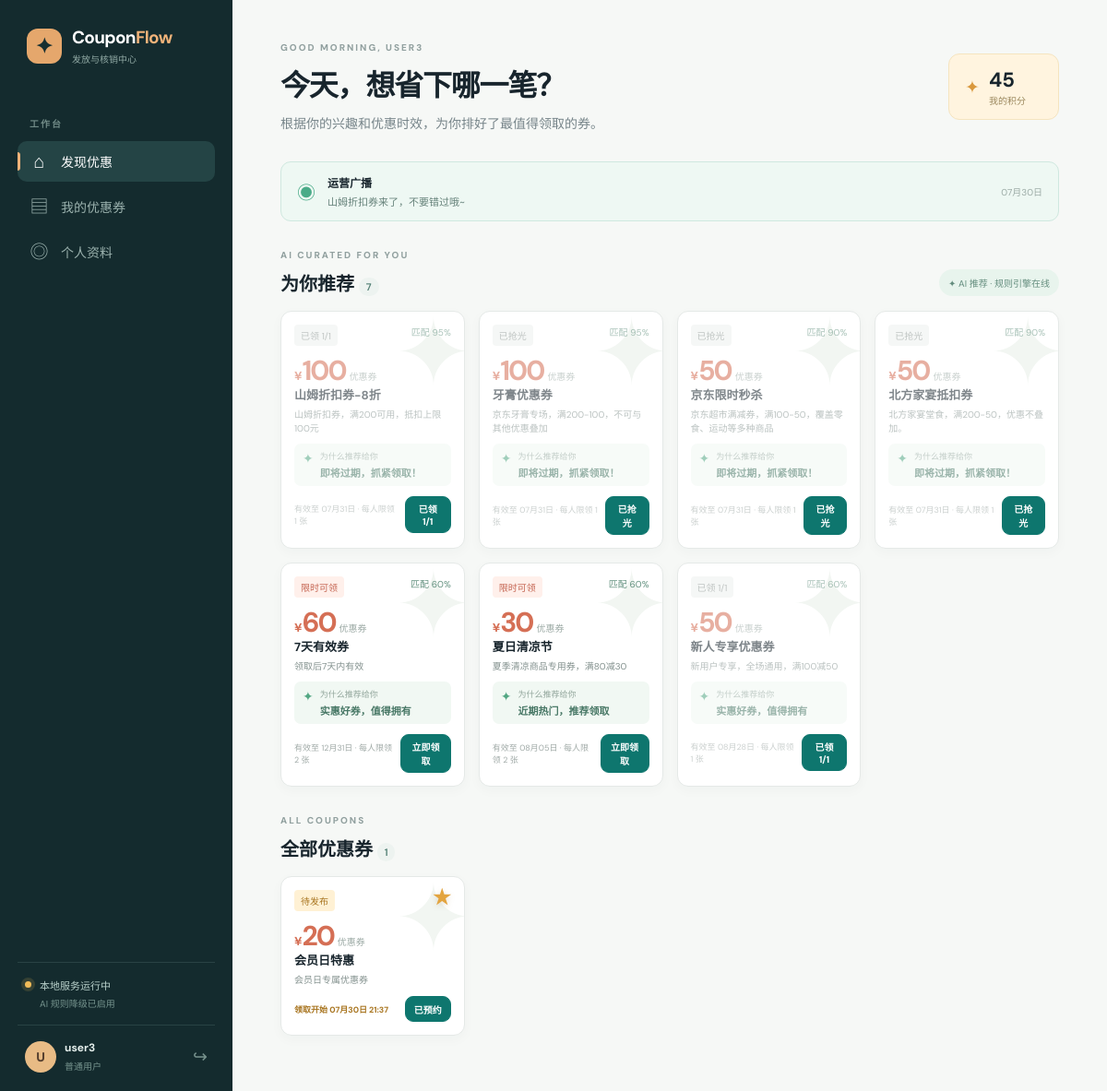
The app's page /user/dashboard (signed in) with its own data.
### api/app/models/user.py (models this page shows, shortened)
class User(UserMixin, db.Model):
    __tablename__ = "users"
    id = db.Column(db.Integer, primary_key=True)
    username = db.Column(db.String(80), unique=True, nullable=False, index=True)
    password_hash = db.Column(db.String(256), nullable=False)
    role = db.Column(db.String(20), nullable=False, default="user")
    phone = db.Column(db.String(20), default="")
    age = db.Column(db.Integer, nullable=True)
    gender = db.Column(db.String(10), default="")
    hobbies = db.Column(db.String(200), default="")
    occupation = db.Column(db.String(100), default="")
    points = db.Column(db.Integer, default=0)
    last_login = db.Column(db.DateTime, default=datetime.now)
    created_at = db.Column(db.DateTime, default=datetime.now)
    coupons = db.relationship(
        "Coupon", backref="owner", lazy="dynamic", foreign_keys="Coupon.user_id"
    )
    campaign_reservations = db.relationship(
        "CampaignReservation",
        back_populates="user",
        lazy="dynamic",
        cascade="all, delete-orphan",
    )
    @property
    def password(self):
        raise AttributeError("password is not readable")

### api/app/models/notification.py (models this page shows, shortened)
class Notification(db.Model):
    __tablename__ = "notifications"
    id = db.Column(db.Integer, primary_key=True)
    message = db.Column(db.Text, nullable=False)
    target_type = db.Column(db.String(20), nullable=False, default="all")
    target_users = db.Column(db.Text, default="")
    campaign_id = db.Column(db.Integer, db.ForeignKey("campaigns.id"), nullable=True)
    created_by = db.Column(db.Integer, db.ForeignKey("users.id"), nullable=False)
    created_at = db.Column(db.DateTime, default=datetime.now)
    creator = db.relationship("User", backref="notifications_sent", foreign_keys=[created_by])

### api/app/models/campaign.py (models this page shows, shortened)
class Campaign(db.Model):
    __tablename__ = "campaigns"
    id = db.Column(db.Integer, primary_key=True)
    name = db.Column(db.String(200), nullable=False)
    amount = db.Column(db.Float, nullable=False, default=0.0)
    stock = db.Column(db.Integer, nullable=False, default=0)
    initial_stock = db.Column(db.Integer, nullable=False, default=0)
    start_date = db.Column(db.DateTime, nullable=False)
    end_date = db.Column(db.DateTime, nullable=False)
    per_user_limit = db.Column(db.Integer, nullable=False, default=1)
    description = db.Column(db.Text, default="")
    status = db.Column(db.String(20), nullable=False, default="draft")
    is_scheduled = db.Column(db.Boolean, default=False)
    scheduled_time = db.Column(db.DateTime, nullable=True)
    coupon_validity_days = db.Column(db.Integer, nullable=True)
    created_by = db.Column(db.Integer, db.ForeignKey("users.id"), nullable=False)
    created_at = db.Column(db.DateTime, default=datetime.now)
    creator = db.relationship("User", backref="campaigns_created", foreign_keys=[created_by])
    coupons = db.relationship("Coupon", backref="campaign", lazy="dynamic")
    reservations = db.relationship(
        "CampaignReservation",
        back_populates="campaign",
        lazy="dynamic",
        cascade="all, delete-orphan",
    )
    def release_time(self):
        if not self.is_scheduled:
            return None
        candidates = [
            value for value in (self.scheduled_time, self.start_date) if value is not None
        ]
        return max(candidates) if candidates else None
    def is_pending_release_at(self, now=None):
        now = now or datetime.now()
        release_time = self.release_time()
        return (
            self.status == "active"
            and self.is_scheduled
            and release_time is not None
            and now < release_time <= self.end_date
        )

### api/app/routes/user.py (the view)
@user_bp.route("/dashboard")
def dashboard():
    now = datetime.now()
    visible_campaigns = CouponService.list_user_visible_campaigns(now)
    user_claimed_map = CouponService.claimed_counts(
        current_user.id,
        visible_campaigns,
    )
    reserved_campaign_ids = ReservationService.campaign_ids_for_user(current_user.id)
    recommendations = ai_gateway.recommend_coupons(current_user, visible_campaigns)
    recommended_ids = {
        recommendation["campaign"].id for recommendation in recommendations
    }
    for campaign in visible_campaigns:
        if campaign.id not in recommended_ids:
            recommendations.append(
                {
                    "campaign": campaign,
                    "reason": "即将开始，先预约收藏" if campaign.is_pending_release_at(now) else "为您精选推荐",
                    "score": 0.5,
                }
            )
    for recommendation in recommendations:
        campaign = recommendation["campaign"]
        campaign_id = campaign.id
        recommendation["is_maxed"] = (
            user_claimed_map.get(campaign_id, 0) >= campaign.per_user_limit
        )
        recommendation["user_claimed"] = user_claimed_map.get(campaign_id, 0)
        recommendation["is_pending"] = campaign.is_pending_release_at(now)
        recommendation["is_reserved"] = campaign_id in reserved_campaign_ids
    ai_picks = [item for item in recommendations if item["score"] >= 0.6]
    ai_pick_ids = {item["campaign"].id for item in ai_picks}
    other_campaigns = [
        item for item in recommendations if item["campaign"].id not in ai_pick_ids
    ]
    return render_template(
        "user/dashboard.html",
        ai_picks=ai_picks,
        other_campaigns=other_campaigns,
        broadcasts=NotificationService.visible_for_user(current_user.id),
        near_expiry=CouponService.near_expiry(current_user.id, now),
        now=now,
    )

### ai/contracts.py (called while the page is built)
    def to_dict(self) -> dict[str, Any]:
        return {
            "campaign_id": self.campaign_id,
            "reason": self.reason,
            "score": self.score,
        }

### ai/providers/bedrock.py (called while the page is built)
    @property
    def available(self) -> bool:
        if self.config.mock_mode:
            return False
        return bool(self.config.bearer_token or self._runtime_client is not None)

    @property
    def status(self) -> Mapping[str, Any]:
        if self.config.mock_mode:
            mode, label = "fallback", "规则引擎降级"
        elif self.config.bearer_token:
            mode, label = "bedrock_api", "Bedrock API"
        elif self._runtime_client is not None:
            mode, label = "bedrock_sdk", "Bedrock SDK"
        else:
            mode, label = "fallback", "规则引擎降级"
        return {
            "mode": mode,
            "label": label,
            "connected": self.available,
            "model": self.config.model_id,
            "region": self.config.region,
        }

### ai/service.py (called while the page is built)
    @property
    def status(self) -> dict[str, Any]:
        return dict(self.provider.status)

    def recommend_coupons(
        self,
        user_profile: UserProfile | Mapping[str, Any],
        campaigns: Sequence[Campaign | Mapping[str, Any]],
    ) -> list[dict[str, Any]]:
        return [
            item.to_dict()
            for item in self._recommendations.recommend(user_profile, campaigns)
        ]

### ai/services/recommendation.py (called while the page is built, shortened)
    def recommend(
        self,
        user_profile: UserProfile | Mapping[str, Any],
        campaigns: Sequence[Campaign | Mapping[str, Any]],
    ) -> list[Recommendation]:
        user = (
            user_profile
            if isinstance(user_profile, UserProfile)
            else UserProfile.from_mapping(user_profile)
        )
        campaign_list = [
            item if isinstance(item, Campaign) else Campaign.from_mapping(item)
            for item in campaigns
        ]
        if not campaign_list:
            return []
        if not self.provider.available:
            return recommend_by_rules(user, campaign_list)

### api/app/__init__.py (called while the page is built)
@login_manager.user_loader
def load_user(user_id):
    from api.app.models import User
    return db.session.get(User, int(user_id))

### api/app/repositories/coupon_repository.py (called while the page is built)
    @staticmethod
    def list_claimed_for_user(user_id):
        return Coupon.query.filter_by(user_id=user_id, status="claimed").all()

### api/app/repositories/notification_repository.py (called while the page is built)
    @staticmethod
    def recent_candidates(limit=100):
        return (
            Notification.query.order_by(Notification.created_at.desc())
            .limit(limit)
            .all()
        )

### ui/templates/user/dashboard.html (shortened to what this page needs)
{% extends 'base.html' %}
{% macro offer_card(rec, show_score=false) -%}
{% set c = rec.campaign %}
{% set is_maxed = rec.is_maxed %}
{% set user_claimed = rec.user_claimed %}
{% set is_gone = (c.stock == 0) %}
{% set is_pending = rec.is_pending %}
{% set is_reserved = rec.is_reserved %}
<article class="offer-card{{ ' offer-exhausted' if is_maxed or is_gone else '' }}{{ ' has-reservation' if is_reserved else '' }}">
  {% if is_reserved %}<span class="reservation-bookmark" title="已收藏" aria-label="已收藏">★</span>{% endif %}
  <div class="offer-top">
    {% if is_pending %}<span class="offer-tag pending-badge">待发布</span>
    {% elif is_maxed %}<span class="offer-tag maxed-badge">已领 {{ user_claimed }}/{{ c.per_user_limit }}</span>
    {% elif is_gone %}<span class="offer-tag maxed-badge">已抢光</span>
    {% elif c.stock <= 5 %}<span class="offer-tag">仅剩 {{ c.stock }} 张</span>
    {% else %}<span class="offer-tag">限时可领</span>{% endif %}
    {% if show_score %}<span class="offer-score">匹配 {{ '%.0f'|format(rec.score * 100) }}%</span>{% endif %}
  </div>
  <div class="offer-amount"><small>¥</small><strong>{{ '%.0f'|format(c.amount) }}</strong><span>优惠券</span></div>
  <h3>{{ c.name }}</h3>
  <p>{{ c.description }}</p>
  {% if show_score %}<div class="ai-reason"><span>✦</span><div><small>为什么推荐给你</small><strong>{{ rec.reason }}</strong></div></div>{% endif %}
  <div class="offer-footer">
    {% if is_pending %}<span class="pending-start">领取开始 {{ c.release_time().strftime('%m月%d日 %H:%M') }}</span>
    {% else %}<span>有效至 {{ c.end_date.strftime('%m月%d日') }} · 每人限领 {{ c.per_user_limit }} 张</span>{% endif %}
    <button class="button button-primary claim-button"
            data-campaign-id="{{ c.id }}"
            data-pending="{{ 'true' if is_pending else 'false' }}"
            data-start-time="{{ c.release_time().strftime('%m月%d日 %H:%M') if is_pending else '' }}"
            {% if is_pending and is_reserved %}disabled{% endif %}>
      {% if is_pending and is_reserved %}已预约{% elif is_maxed %}已领 {{ user_claimed }}/{{ c.per_user_limit }}{% elif is_gone %}已抢光{% else %}立即领取{% endif %}
    </button>
  </div>
</article>
{%- endmacro %}
{% block content %}
<header class="page-top user-welcome">
  <div><p class="kicker">GOOD MORNING, {{ current_user.username|upper }}</p><h1>今天，想省下哪一笔？</h1><p>根据你的兴趣和优惠时效，为你排好了最值得领取的券。</p></div>
  <div class="points-badge"><span>✦</span><strong>{{ current_user.points }}</strong><small>我的积分</small></div>
</header>
{% if broadcasts %}<section class="broadcast-strip"><span>◉</span><div><strong>运营广播</strong><p>{{ broadcasts[0].message }}</p></div><small>{{ broadcasts[0].created_at.strftime('%m月%d日') }}</small></section>{% endif %}
{% if ai_picks %}
<div class="section-bar"><div><p class="kicker">AI CURATED FOR YOU</p><h2>为你推荐 <span class="count-chip">{{ ai_picks|length }}</span></h2></div><span class="ai-label">✦ AI 推荐 · {% if ai_status.connected %}{{ ai_status.label }}{% else %}规则引擎在线{% endif %}</span></div>
<section class="coupon-grid user-coupon-grid">{% for rec in ai_picks %}{{ offer_card(rec, true) }}{% endfor %}</section>
{% endif %}
{% if other_campaigns %}
<div class="section-bar"><div><p class="kicker">ALL COUPONS</p><h2>全部优惠券 <span class="count-chip">{{ other_campaigns|length }}</span></h2></div></div>
<section class="coupon-grid user-coupon-grid">{% for rec in other_campaigns %}{{ offer_card(rec) }}{% endfor %}</section>
{% endif %}
{% endblock %}

### ui/templates/base.html (shortened to what this page needs)
<!doctype html>
<html lang="zh-CN">
<head>
  <link rel="stylesheet" href="{{ url_for('static', filename='css/style.css') }}">
</head>
<body>
  <div class="app-shell">
    <aside class="sidebar">
      <a class="brand" href="{{ url_for('auth.index') }}">
        <span class="brand-mark">✦</span>
        <span><strong>Coupon<span>Flow</span></strong><small>发放与核销中心</small></span>
      </a>
      {% if current_user.is_authenticated %}
      <div class="side-label">工作台</div>
      <nav class="side-nav">
        {% if current_user.role == 'operator' %}
          <a href="{{ url_for('operator.dashboard') }}" class="{% if request.endpoint == 'operator.dashboard' %}active{% endif %}"><span>▦</span>活动总览</a>
          <a href="{{ url_for('operator.risk_logs') }}" class="{% if request.endpoint == 'operator.risk_logs' %}active{% endif %}"><span>⌁</span>风控审核{% if pending_risks is defined and pending_risks %}<b class="nav-badge">{{ pending_risks }}</b>{% endif %}</a>
          <a href="{{ url_for('operator.notifications') }}" class="{% if request.endpoint == 'operator.notifications' %}active{% endif %}"><span>◌</span>广播通知</a>
        {% elif current_user.role == 'user' %}
          <a href="{{ url_for('user_bp.dashboard') }}" class="{% if request.endpoint == 'user_bp.dashboard' %}active{% endif %}"><span>⌂</span>发现优惠</a>
          <a href="{{ url_for('user_bp.my_coupons') }}" class="{% if request.endpoint == 'user_bp.my_coupons' %}active{% endif %}"><span>▤</span>我的优惠券</a>
          <a href="{{ url_for('user_bp.profile') }}" class="{% if request.endpoint == 'user_bp.profile' %}active{% endif %}"><span>◎</span>个人资料</a>
        {% elif current_user.role == 'verifier' %}
          <a href="{{ url_for('verifier.dashboard') }}" class="{% if request.endpoint == 'verifier.dashboard' %}active{% endif %}"><span>⌕</span>现场核销</a>
          <a href="{{ url_for('verifier.history') }}" class="{% if request.endpoint == 'verifier.history' %}active{% endif %}"><span>◷</span>核销记录</a>
        {% elif current_user.role == 'admin' %}
          <a href="{{ url_for('admin_bp.dashboard') }}" class="{% if request.endpoint == 'admin_bp.dashboard' %}active{% endif %}"><span>◈</span>数据驾驶舱</a>
        {% endif %}
      </nav>
      <div class="sidebar-bottom">
        <div class="local-status"><i class="status-dot {{ 'connected' if ai_status.connected else 'fallback' }}"></i><span>{% if ai_status.connected %}{{ ai_status.label }} 已连接<small>{{ ai_status.model }} · {{ ai_status.region }}</small>{% else %}本地服务运行中<small>AI 规则降级已启用</small>{% endif %}</span></div>
        <div class="profile-mini"><span class="avatar">{{ current_user.username[:1].upper() }}</span><span><strong>{{ current_user.username }}</strong><small>{{ {'operator':'运营人员','user':'普通用户','verifier':'核销人员','admin':'管理员'}[current_user.role] }}</small></span><a href="{{ url_for('auth.logout') }}" title="退出登录">↪</a></div>
      </div>
      {% endif %}
    </aside>
    <main class="main-content">
      {% block content %}{% endblock %}
    </main>
  </div>
</body>
</html>

### records on screen
User: username "U", username "user3", role "普通用户", username "USER3", points "45"
Notification: message "山姆折扣券来了，不要错过哦~", created_at "07月30日"
Campaign: per_user_limit "1", amount "100", name "山姆折扣券-8折", description "山姆折扣券，满200可用，抵扣上限100元", end_date "07月31日", per_user_limit "1", per_user_limit "1"
Campaign: amount "100", name "牙膏优惠券", description "京东牙膏专场，满200-100，不可与其他优惠叠加", end_date "07月31日", per_user_limit "1"
Campaign: amount "50", name "京东限时秒杀", description "京东超市满减券，满100-50，覆盖零食、运动等多种商品", end_date "07月31日", per_user_limit "1"
Campaign: amount "50", name "北方家宴抵扣券", description "北方家宴堂食，满200-50，优惠不叠加。", end_date "07月31日", per_user_limit "1"
Campaign: amount "60", name "7天有效券", description "领取后7天内有效", end_date "12月31日", per_user_limit "2"
Campaign: amount "30", name "夏日清凉节", description "夏季清凉商品专用券，满80减30", end_date "08月05日", per_user_limit "2"
Campaign: per_user_limit "1", amount "50", name "新人专享优惠券", description "新用户专享，全场通用，满100减50", end_date "08月28日", per_user_limit "1", per_user_limit "1"
Campaign: amount "20", name "会员日特惠", description "会员日专属优惠券", release_time "07月30日 21:37"

### other values on screen
{{ ai_picks|length }} "7"
{{ user_claimed }} "1" "1"
{{ '%.0f'|format(rec.score * 100) }} "95" "95" "90" "90" "60" "60" "60"
{{ rec.reason }} "即将过期，抓紧领取！" "即将过期，抓紧领取！" "即将过期，抓紧领取！" "即将过期，抓紧领取！" "实惠好券，值得拥有" "近期热门，推荐领取" "实惠好券，值得拥有"
{{ other_campaigns|length }} "1"
